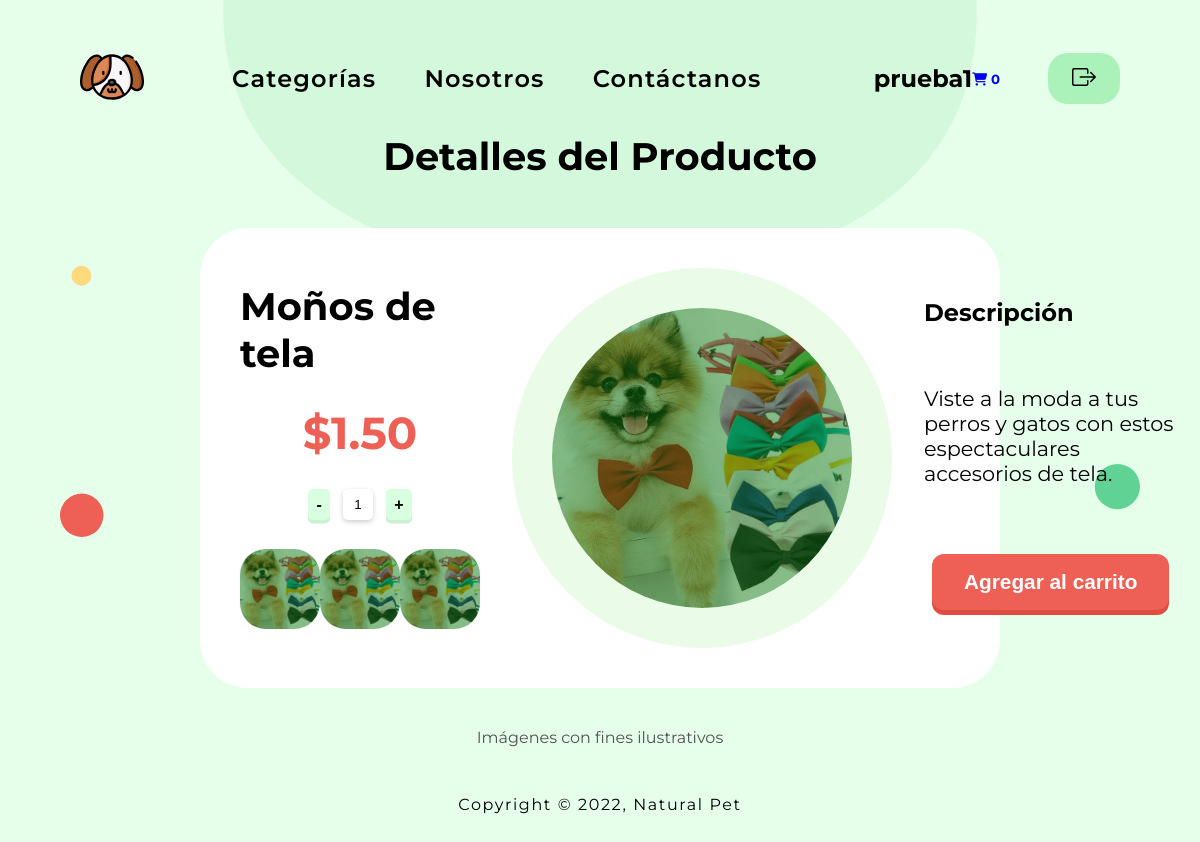
Page /paginas/producto7.php (signed in) on the committed database.
### tables this page shows
CREATE TABLE IF NOT EXISTS `productos` (
  `IDProducto` int(5) UNSIGNED ZEROFILL NOT NULL AUTO_INCREMENT,
  `IDCategoria` int(5) UNSIGNED ZEROFILL NOT NULL,
  `producto` varchar(250) NOT NULL,
  `descripcion` varchar(300) NOT NULL,
  `precio` double(10,2) NOT NULL,
  `imagen` varchar(255) NOT NULL,
  `href` varchar(255) NOT NULL,
  PRIMARY KEY (`IDProducto`),
  KEY `IDCategoria` (`IDCategoria`)
);

### paginas/producto7.php (the view, shortened to what this page needs)
<?php
    include ("../php/config.php");
?>
<!DOCTYPE html>
<html lang="en" class="bg-products">
<?php include ("../php/headproduct.php");?>
<body>
<?php include ("../php/headerproductos.php") ?>
    <main>
        <h1>Detalles del Producto</h1>
        <section class="producto">
            <?php
                    $sql = "SELECT * FROM productos WHERE IDCategoria = '00003' AND IDProducto = '00007' ";
                    $resul = mysqli_query($conn, $sql);
                    if (mysqli_num_rows($resul) > 0) {
                        while ($row = mysqli_fetch_array($resul)) {
            ?>
                <form method="POST" action="">
                    <div class="izq">
                        <h1><?php echo $row['producto']; ?></h1>
                        <p style="margin-bottom: 0rem;">$<?php echo $row['precio']; ?></p>
                        <div class="cantidad">
                            <input type="number" name="item_cantidad" min="1" max="100" value="1" readonly />
                        </div>
                        <div class="cajitas">
                            <a href=""><img src="../img/<?php echo $row['imagen']; ?>" alt=""></a>
                            <a href=""><img src="../img/<?php echo $row['imagen']; ?>" alt=""></a>
                            <a href=""><img src="../img/<?php echo $row['imagen']; ?>" alt=""></a>
                        </div>
                    </div>
                    <div class="cen">
                        <div class="circle">
                            <img src="../img/<?php echo $row['imagen']; ?>" alt="">
                        </div>
                    </div>
                    <div class="der">
                        <h2>Descripción</h2>
                        <p style="margin-bottom: 0;"><?php echo $row['descripcion']; ?></p>
                        <form action="" method="POST">
                        <div id="btnpro">
                            <input class="btn vermas" type="submit" name="agregar" value="Agregar al carrito">
                        </div>
                        </form>
                    </div>
                </form>
                <?php
                    }
                }
            ?>
        </section>
    </main>
    <div class="text1"><p>Imágenes con fines ilustrativos</p></div>
    <?php include ("../php/footer.php") ?>
</body>
</html>

### css/products.css (style rules this page uses)
* { margin: 0; padding: 0; }
:root { --color-primary: #ffffff; --color-secondary: #232323; --text-primary: #1f1f1f; --text-secondary: #707070; --bg-greendark: #D4F8DC; --bg-greenlight: #E6FFEB; }
a { text-decoration: none; }
html { background-color: var(--bg-greenlight); }
.bg-products { background-image: url(../svg/product.svg); background-repeat: no-repeat; background-size: 90%; background-position: top center; }
body { font-family: 'Montserrat'; }
main { display: flex; flex-direction: column; align-items: center; justify-content: center; margin-left: 15rem; margin-right: 15rem; }
main h1 { font-size: 2.4rem; margin-bottom: 1rem; }
main p { font-size: 1.3rem; margin-bottom: 2.5rem; }
.cantidad { display: flex; justify-content: center; }
.cantidad input { border: none; outline: none; padding: 0.5rem; border-radius: 5px; margin: 0 0.8rem !important; box-shadow: 0 2px 5px rgb(206, 206, 206); }
#btnpro { display: flex; justify-content: center }
.btn { border-radius: 12px; padding: 1rem 2rem; font-size: 1.3rem; text-decoration: none; margin: 0.5rem; color: #fff; position: relative; display: inline-block; border: none; }
.vermas { font-weight: 600; background-color: #EE6055; box-shadow: 0px 5px 0px 0px #df4d42; }
.producto { background-color: #ffffff; width: 100%; border-radius: 48px; display: flex; margin-top: 2rem; padding: 2.5rem; }
form { height: auto; width: 100%; display: flex; }
.izq { display: flex; flex-direction: column; justify-content: space-around; padding-right: 2rem; width: 100%; }
.izq p { color: #EE6055; font-size: 2.8rem; font-weight: bold; align-self: center; margin-bottom: 0rem; }
.izq h1 { align-self: center; margin: 0; }
.cen { display: flex; justify-content: center; align-items: center; width: 100%; }
.der { display: flex; flex-direction: column; justify-content: space-around; padding-left: 2rem; width: 100%; }
.cajitas { display: flex; justify-content: space-between; }
.cajitas img { border-radius: 26px; height: 5rem; width: 5rem; background-color: yellowgreen; }
.cen img { border-radius: 50%; height: 300px; left: 10px; top: 210px; width: 300px; }
.circle { display: flex; justify-content: center; align-items: center; background-color: #eafce8; border-radius: 50%; height: 380px; left: 10px; top: 210px; width: 380px; }
.text1 { display: flex; justify-content: center; align-items: center; margin-top: 2.5rem; color: rgb(82, 82, 82); }

### rows in the picture
productos: producto "Moños de tela", precio "1.50", imagen (picture), descripcion "Viste a la moda a tus perros y gatos con estos espectaculares accesorios de tela."

### other values in the picture
$_SESSION['usuario'] "prueba1"
